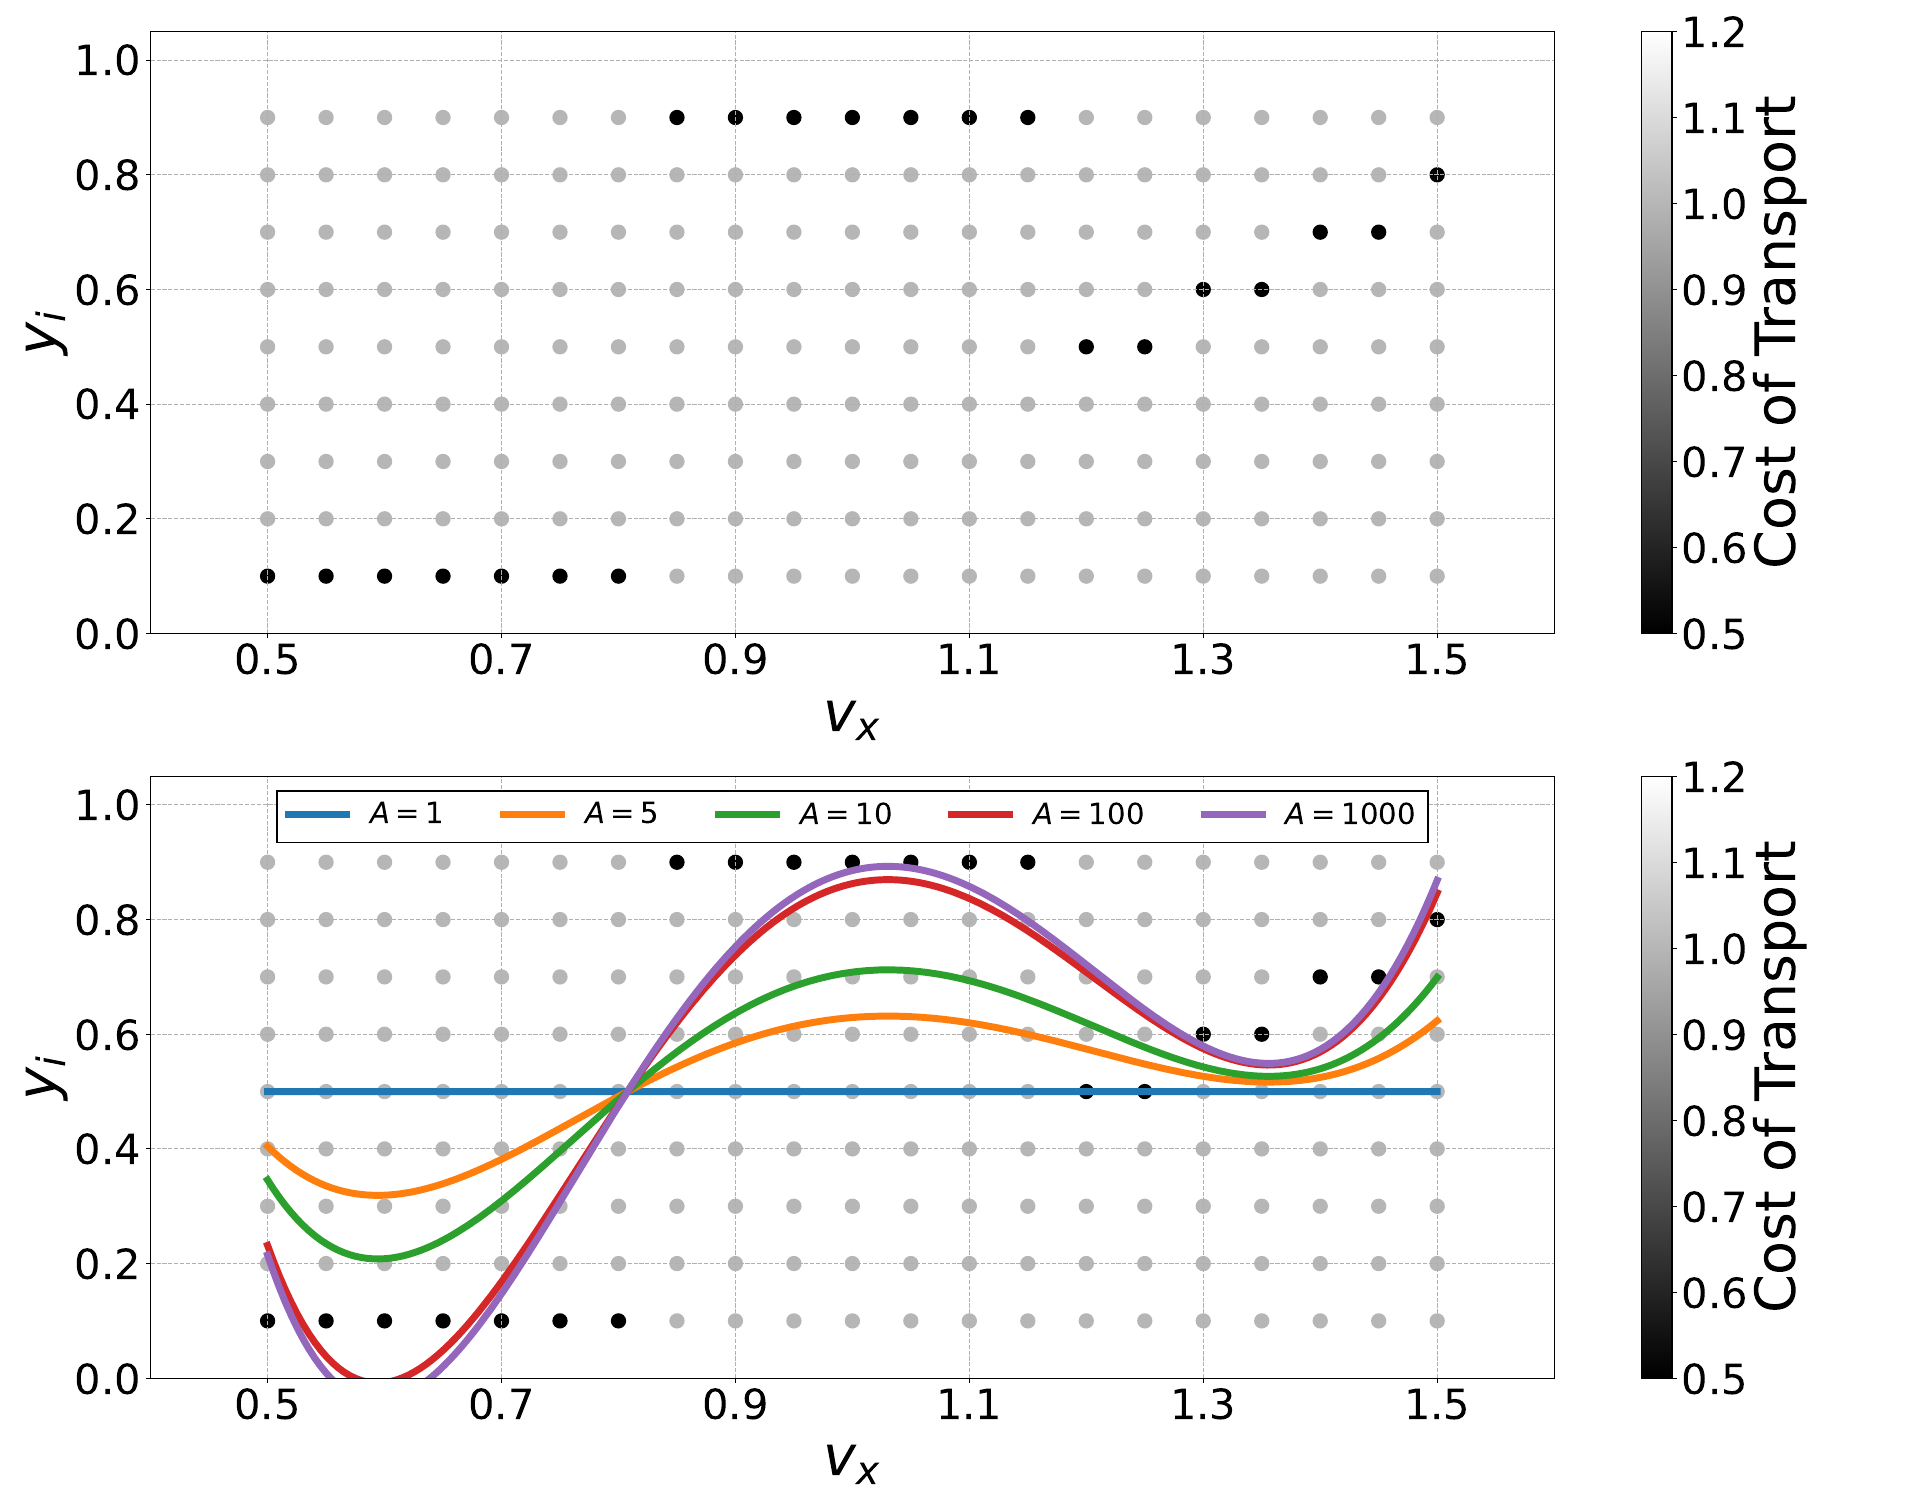

Python code for this plot:
import numpy as np
#%matplotlib inline
import matplotlib.pyplot as plt
import os
import matplotlib.cm as cm

fig = plt.figure(2,figsize=(19.2,10.03*1.5),dpi=100)
ax1 = fig.add_subplot(2,1,1)
ax2 = fig.add_subplot(2,1,2)

def pwls(x, y, p, degree):
    t = y #tベクトルを作成
    t = t*p
    X = np.empty((len(x),0))
    for i in range(0, degree+1):
        c = x ** i
        c = c*p
        X = np.append(X, c.reshape((len(c),1)), axis=1)

    #w=(Φ^T*Φ)^(−1)*Φ^T*tを計算
    # ws = np.dot(np.dot(np.linalg.inv(np.dot(X.T,X).astype(np.float64)), X.T), t)
    ws = np.dot(np.dot(np.linalg.inv(np.dot(X.T,X)), X.T), t)
    #関数f(x)を作成
    def f(x):
        y = 0
        for i, w in enumerate(ws):
            y += w * (x ** i)
        return y

    return f, ws


row_num = 9
column_num = 21
x = [i*0.05+0.5 for i in range(column_num) for j in range(row_num)]
y = [(row_num-j)*0.1 for i in range(column_num) for j in range(row_num)]
print(x)
print(y)

p1 = [(i+1)/row_num for i in range(row_num)]
p2 = [1-i/row_num for i in range(row_num)]
p3 = [1/9, 3/9, 5/9, 7/9, 1, 7/9, 5/9, 3/9, 1/9]
p4 = [3/9, 5/9, 7/9, 1, 7/9, 5/9, 3/9, 1/9, 1/9]
p5 = [5/9, 7/9, 1, 7/9, 5/9, 3/9, 1/9, 1/9, 3/9]

p1 = [1.0, 1.0, 1.0, 1.0, 1.0, 1.0, 1.0 ,1.0, 0.5]
p2 = [0.5, 1.0, 1.0, 1.0, 1.0, 1.0, 1.0 ,1.0, 1.0]
p3 = [1.0, 1.0, 1.0, 1.0, 0.5, 1.0, 1.0 ,1.0, 1.0]
p4 = [1.0, 1.0, 1.0, 0.5, 1.0, 1.0, 1.0 ,1.0, 1.0]
p5 = [1.0, 1.0, 0.5, 1.0, 1.0, 1.0, 1.0 ,1.0, 1.0]
p6 = [1.0, 0.5, 1.0, 1.0, 1.0, 1.0, 1.0 ,1.0, 1.0]

# p = p1 + p1 + p1 + p2 + p2 + p2 + p3 + p3 + p3
p = []
for i in range (3):
    for j in range(int(column_num/3)):
        if i==0:
            p += p1
        elif i==1:
            p += p2

p += p3
p += p3
p += p4
p += p4
p += p5
p += p5
p += p6
# p += p6
# p += p6
print(len(x),len(y),len(p))

### 1
sc = ax1.scatter(x, y, vmin=0.5, vmax=1.2, c=p, cmap=cm.gray, s=100)
cb = fig.colorbar(sc,ax=ax1)
cb.set_label(label='Cost of Transport',size=40)
cb.ax.tick_params(labelsize=30)
ax1.set_xlabel('$v_{x}$',fontsize=40)
ax1.set_ylabel('$y_{i}$',fontsize=40)
ax1.set_xlim(0.4, 1.6)
ax1.set_ylim(0.0, 1.05)
ax1.tick_params(labelsize = 30)
ax1.grid(linestyle='--')
ax1.set_xticks([0.5, 0.7, 0.9, 1.1, 1.3, 1.5])
ax1.set_yticks([0.0, 0.2, 0.4, 0.6, 0.8, 1.0])


### 2
sc = ax2.scatter(x, y, vmin=0.5, vmax=1.2, c=p, cmap=cm.gray, s=100)
cb = fig.colorbar(sc,ax=ax2)
cb.set_label(label='Cost of Transport',size=40)
cb.ax.tick_params(labelsize=30)
ax2.set_xlabel('$v_{x}$',fontsize=40)
ax2.set_ylabel('$y_{i}$',fontsize=40)
ax2.set_xlim(0.4, 1.6)
ax2.set_ylim(0.0, 1.05)
ax2.tick_params(labelsize = 30)
ax2.grid(linestyle='--')
ax2.set_xticks([0.5, 0.7, 0.9, 1.1, 1.3, 1.5])
ax2.set_yticks([0.0, 0.2, 0.4, 0.6, 0.8, 1.0])
x = np.array(x)
y = np.array(y)
p = np.array(p)

coefficient = 1
weight = coefficient ** ((np.mean(p))-p/np.mean(p))
f1, _ = pwls(x, y, weight, degree=5)
print(weight[7])
print(weight[8])
print('')

coefficient = 5
weight = coefficient ** ((np.mean(p))-p/np.mean(p))
f2, _ = pwls(x, y, weight, degree=5)
print(weight[7])
print(weight[8])
print('')

coefficient = 10
weight = coefficient ** ((np.mean(p))-p/np.mean(p))
f3, _ = pwls(x, y, weight, degree=5)
print(weight[7])
print(weight[8])
print('')

coefficient = 100
weight = coefficient ** ((np.mean(p))-p/np.mean(p))
f4, _ = pwls(x, y, weight, degree=5)
print(weight[7])
print(weight[8])
print('')

coefficient = 1000
weight = coefficient ** ((np.mean(p))-p/np.mean(p))
f5, _ = pwls(x, y, weight, degree=5)
print(weight[7])
print(weight[8])
print('')

xlines = np.linspace(0.5,1.5,200)
# ax1.plot(xlines, f1(xlines),linewidth=5.0,color='orangered',alpha=0.5,label='$A=1$')
ax2.plot(xlines, f1(xlines),linewidth=5.0,label='$A=1$')
ax2.plot(xlines, f2(xlines),linewidth=5.0,label='$A=5$')
ax2.plot(xlines, f3(xlines),linewidth=5.0,label='$A=10$')
ax2.plot(xlines, f4(xlines),linewidth=5.0,label='$A=100$')
ax2.plot(xlines, f5(xlines),linewidth=5.0,label='$A=1000$')
ax2.legend(loc = 'upper center',fontsize=21,framealpha=1,edgecolor='black',fancybox=False,ncol=5)
# ax1.text(0.5,1.05,f'A = {coefficient}',fontsize=50,transform=ax1.transAxes, verticalalignment='center', horizontalalignment='center')
# ax1.text(0.85,1.05,'(normal least square method)',fontsize=30,transform=ax1.transAxes, verticalalignment='center', horizontalalignment='center')
# ax1.text(0.5,1.05,'normal least square method',fontsize=50,transform=ax1.transAxes, verticalalignment='center', horizontalalignment='center')
# ax2.text(0.5,1.05,'PWLS',fontsize=50,transform=ax1.transAxes, verticalalignment='center', horizontalalignment='center')
plt.tight_layout()
plt.savefig(os.path.join(os.getcwd(),'pwls_graph.pdf'))